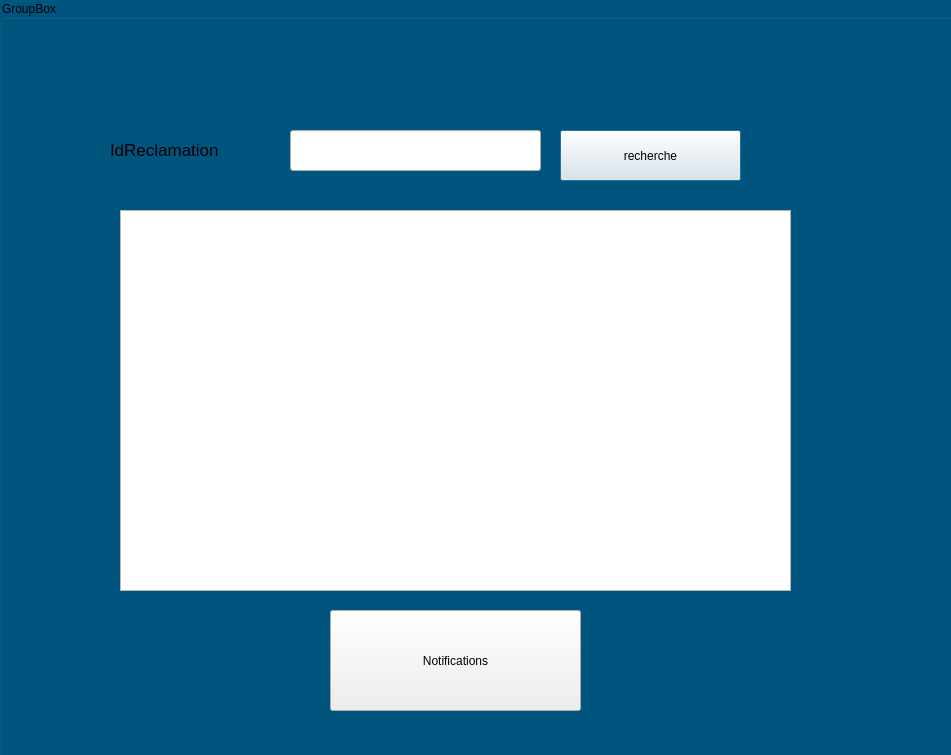
<?xml version="1.0" encoding="UTF-8"?>
<ui version="4.0">
 <class>pageEtudiants2</class>
 <widget class="QDialog" name="pageEtudiants2">
  <property name="geometry">
   <rect>
    <x>0</x>
    <y>0</y>
    <width>951</width>
    <height>755</height>
   </rect>
  </property>
  <property name="windowTitle">
   <string>Dialog</string>
  </property>
  <widget class="QGroupBox" name="groupBox">
   <property name="geometry">
    <rect>
     <x>0</x>
     <y>0</y>
     <width>1021</width>
     <height>771</height>
    </rect>
   </property>
   <property name="styleSheet">
    <string notr="true">#groupBox{
background:rgb(0, 85, 127);}</string>
   </property>
   <property name="title">
    <string>GroupBox</string>
   </property>
   <widget class="QPushButton" name="RechercheButton">
    <property name="geometry">
     <rect>
      <x>560</x>
      <y>130</y>
      <width>181</width>
      <height>51</height>
     </rect>
    </property>
    <property name="text">
     <string>recherche</string>
    </property>
   </widget>
   <widget class="QLineEdit" name="UsernameEtudiant">
    <property name="geometry">
     <rect>
      <x>290</x>
      <y>130</y>
      <width>251</width>
      <height>41</height>
     </rect>
    </property>
   </widget>
   <widget class="QTableView" name="tableView">
    <property name="geometry">
     <rect>
      <x>120</x>
      <y>210</y>
      <width>671</width>
      <height>381</height>
     </rect>
    </property>
   </widget>
   <widget class="QLabel" name="label">
    <property name="geometry">
     <rect>
      <x>110</x>
      <y>140</y>
      <width>161</width>
      <height>20</height>
     </rect>
    </property>
    <property name="font">
     <font>
      <pointsize>13</pointsize>
     </font>
    </property>
    <property name="text">
     <string>IdReclamation</string>
    </property>
   </widget>
   <widget class="QPushButton" name="Notifications">
    <property name="geometry">
     <rect>
      <x>330</x>
      <y>610</y>
      <width>251</width>
      <height>101</height>
     </rect>
    </property>
    <property name="text">
     <string>Notifications</string>
    </property>
   </widget>
  </widget>
 </widget>
 <resources/>
 <connections/>
</ui>
